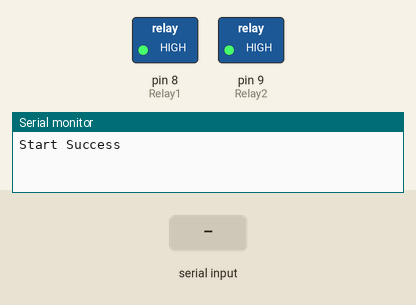
This sketch was run on a simulated Arduino Uno, built with avr-gcc and run on an emulated ATmega328P. Parts: switched loads named in the sketch (green lamp = pin HIGH), the last lines printed to the serial monitor. The inputs (shaded band) are chosen by the test bench.

Above: at 1.2 s.
1.3 s: "1" received over Serial
At 2.5 s:
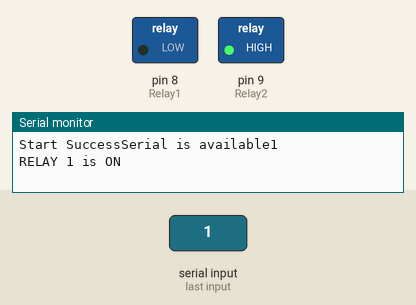
2.8 s: "3" received over Serial
At 3.7 s:
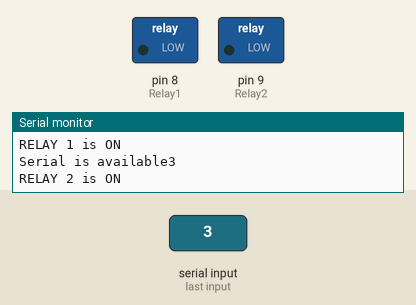
4.3 s: "0" received over Serial
At 4.8 s:
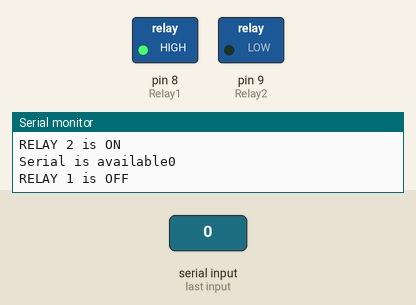
5.8 s: "2" received over Serial
At 7.1 s:
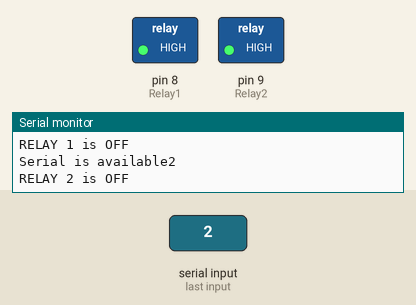
Timing chart, 0 to 8.3 s (numbered marks = the images above; inputs shaded):
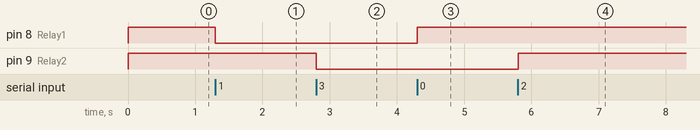

Measured:
- after the input at 1.3 s, pin 8 (Relay1): HIGH → LOW at once
- after the input at 2.8 s, pin 9 (Relay2): HIGH → LOW at once
- after the input at 4.3 s, pin 8 (Relay1): LOW → HIGH at once
- after the input at 5.8 s, pin 9 (Relay2): LOW → HIGH at once

The sketch:

code.ino
```cpp
byte Relay1 = 8;                // device to control
byte Relay2 = 9;                // device to control
char BT_input=' ';          // to store input character received via BT.

void setup()
{
    Serial.begin(9600);     // default baud rate of module
    pinMode(Relay1, OUTPUT);
    digitalWrite(Relay1, HIGH);
    pinMode(Relay2, OUTPUT);
    digitalWrite(Relay2, HIGH);

    while (!Serial)
    {
      Serial.print("Serial Connection Fail");
    }
    Serial.print("Start Success");
}

void loop()
{
 if (Serial.available())
 {
  Serial.print("Serial is available");
  BT_input = Serial.read();

  //FOR RELAY 1
  if ( BT_input== 48)       //ascii code for 0 is dec 48
   {
    digitalWrite(Relay1, HIGH);
    Serial.println(BT_input);
    Serial.println("RELAY 1 is OFF");

   }
  if ( BT_input== 49)
   {
   digitalWrite(Relay1, LOW);
   Serial.println(BT_input);
   Serial.println("RELAY 1 is ON");  //ascii code for 1 is dec 49
   }

   //FOR RELAY 2
   if ( BT_input== 50)       //ascii code for 2 is dec 50
   {
    digitalWrite(Relay2, HIGH);
    Serial.println(BT_input);
    Serial.println("RELAY 2 is OFF");
   }
  if ( BT_input== 51)
   {
   digitalWrite(Relay2, LOW);
   Serial.println(BT_input);
   Serial.println("RELAY 2 is ON");  //ascii code for 3 is dec 51
   }
 }
}
```
